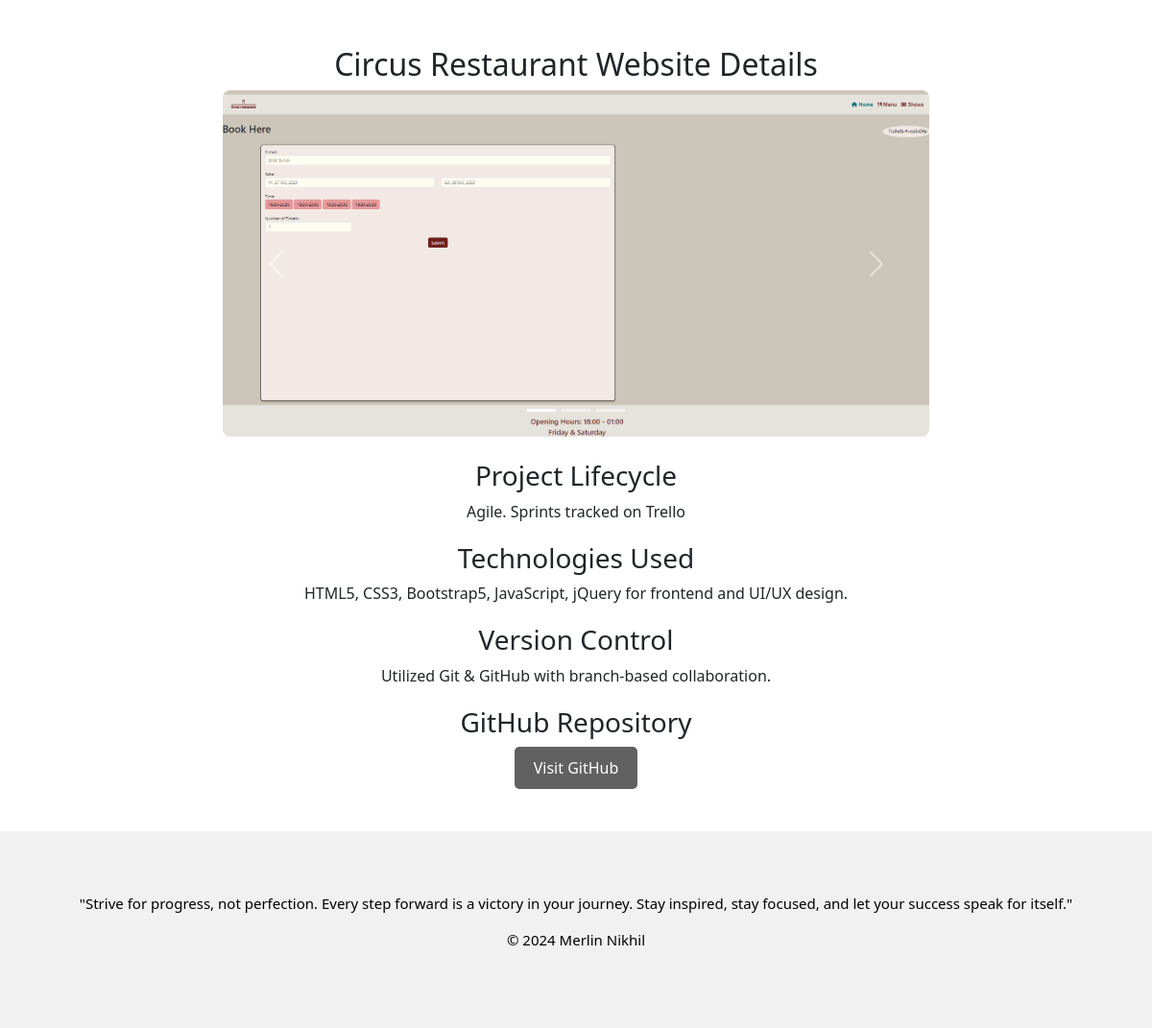
/project-details/1/, run on the app's committed database.
### appportfolio/models.py (models this page shows)
class Projects (models.Model):
    title = models.CharField(max_length=255)
    project_image=models.ImageField(upload_to='proj_pics/')
    project_image1=models.ImageField(upload_to='proj_pics/')
    project_image2=models.ImageField(upload_to='proj_pics/')
    github_url = models.URLField()
    lifecycle=models.CharField(max_length=500)
    technologies=models.CharField(max_length=500)
    versionControl=models.CharField(max_length=500)

### appportfolio/views.py (the view)
# urls.py: path('project-details/<int:project_id>/', project_details, name='project_details'),
def project_details(request, project_id):
    project = get_object_or_404(Projects, pk=project_id)
    return render(request, 'project_details.html', {'project': project})

### templates/project_details.html (shortened to what this page needs)
{% load static %}
<!DOCTYPE html>
<html lang="en">
<head>
    <link rel="stylesheet" href="{% static 'css/projectStyles.css' %}">
    <link href="https://cdn.jsdelivr.net/npm/bootstrap@5.3.2/dist/css/bootstrap.min.css" rel="stylesheet">
</head>
<body >
   <div class="maincontainer" >
    <div class="container mt-5 mb-5" >
        <div class="row">
            <div class="col-md-8 offset-md-2" >
                <h2 >{{ project.title }} Details</h2>
                <div id="demo" class="carousel slide" data-bs-ride="carousel" style="width: auto;">
                    <div class="carousel-indicators">
                        <button type="button" data-bs-target="#demo" data-bs-slide-to="0" class="active"></button>
                        <button type="button" data-bs-target="#demo" data-bs-slide-to="1"></button>
                        <button type="button" data-bs-target="#demo" data-bs-slide-to="2"></button>
                    </div>
                    <div class="carousel-inner">
                        <div class="carousel-item active">
                            <img src='{{ project.project_image1.url }}' alt="Project Image 1" class="d-block w-100">
                        </div>
                    </div>
                    <button class="carousel-control-prev" type="button" data-bs-target="#demo" data-bs-slide="prev">
                        <span class="carousel-control-prev-icon"></span>
                    </button>
                    <button class="carousel-control-next" type="button" data-bs-target="#demo" data-bs-slide="next">
                        <span class="carousel-control-next-icon"></span>
                    </button>
                </div>
                <div class="details-section mt-4">
                    <h3>Project Lifecycle</h3>
                    <p>{{ project.lifecycle }}</p>
                </div>
                <div class="details-section">
                    <h3>Technologies Used</h3>
                    <p>{{ project.technologies }}</p>
                </div>
                <div class="details-section">
                    <h3>Version Control</h3>
                    <p>{{ project.versionControl }}</p>
                </div>
                <div class="details-section">
                    <h3>GitHub Repository</h3>
                    <p><button class="buttonp" onclick="openGitHub('{{ project.github_url }}')">Visit GitHub</button></p>
                </div>
            </div>
        </div>
    </div>
</div>
 <footer class="d-flex flex-column padding-64 light-grey text-center   " style="margin:-24px">
    <p class="medium">"Strive for progress, not perfection. Every step forward is a victory in your journey. Stay inspired, stay focused, and let your success speak for itself."</p>
  <p class="medium">© 2024 Merlin Nikhil</p>
  </footer>
</body>
</html>

### mystaticfiles/css/projectStyles.css (style rules this page uses)
.row { text-align: center; }
.carousel { max-width: 800px; margin: auto; }
.carousel-inner { max-height: 400px; overflow: hidden; }
.carousel-item img { width: 100%; border-radius: 8px; }
body { font-family: 'Arial', sans-serif; }
h2 { color: #333; }
.details-section { margin-bottom: 20px; }
.details-section p { margin-bottom: 10px; }
.buttonp { padding: 10px 20px; background-color: #616161; color: white; border: none; border-radius: 5px; cursor: pointer; }
.padding-64 { padding-top:64px!important;padding-bottom:64px!important }
.light-grey { color:#000!important;background-color:#f1f1f1!important }
.medium { font-size:15px!important; }

### templates/project_details.html (style rules this page uses)
body { height: 200px; }

### data on the page
Projects: title "Circus Restaurant Website", project_image1 (picture), lifecycle "Agile. Sprints tracked on Trello", technologies "HTML5, CSS3, Bootstrap5, JavaScript, jQuery for frontend and UI/UX design.", versionControl "Utilized Git & GitHub with branch-based collaboration."
